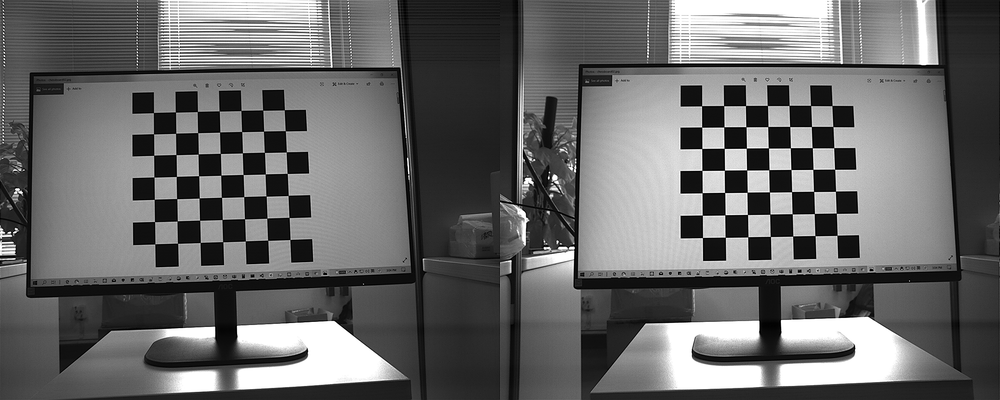
#> input picture stereoCalibration/image_origin/cam_org_0.PNG, 1000 x 400 px, shrunk from 2560 x 1024 before the run; its folder holds only this picture in this run
$ python image_divide.py
#> lines starting #> are read from the running program, lines starting #| are printed output that depends on the picture
""" 程序说明
@ jacob-srs
@ 20200222
@ 这个程序用来将整体图像左右分离
@ 由于保存的图像的特殊性--左右颠倒，将左半边图像存储到右镜头，右半边左镜头
@ 源图像-cam_org_#, 左半边图像-cam_right_#, 右半边图像-cam_left_#
"""


# pylint: disable=W0105  # 用来抑制 pyline 警告


import os
import sys
import glob
import cv2
import numpy as np


class Image_Dichotomy(object):
    """ 对 mindvision 原始图像进行左右分割 """
    ROOT_PATH = (
            # r"C:\Users\lijin\OneDrive\srs-backup-code\stereoCalibration"
            # r"C:\Users\THINKPAD\OneDrive\srs-backup-code-master\stereoCalibration"
            r"C:\Users\lijin\OneDrive\srs-backup-code\stereoCalibration"
        )

    def __init__(self):
        pass

    # [28 lines left out: function __test_read_and_show_image_orign, not called in this run]

    @ classmethod
    def __test_fetch_cam_org_path(cls):
        """ 私有方法
        读取cam_org_path并返回 """
        # ROOT_PATH = (
        #     # r"C:\Users\lijin\OneDrive\srs-backup-code\stereoCalibration"
        #     r"C:\Users\THINKPAD\OneDrive\GitSpace\srs-backup-code-master\srs-backup-code-master\stereoCalibration"
        # )
        IMAGE_ORG_PATH = (
            cls.ROOT_PATH
            + r"\image_origin"
        )
        cam_org_paths = glob.glob(
            IMAGE_ORG_PATH
            + r"\cam_org_*.PNG"
        )
        return cam_org_paths

    @ classmethod
    def __test_create_directory(cls):
        """私有方法
        在指定目录创建目标文件夹 """
        # ROOT_PATH = (
        #     # r"C:\Users\lijin\OneDrive\srs-backup-code\stereoCalibration"
        #     r"C:\Users\THINKPAD\OneDrive\GitSpace\srs-backup-code-master\srs-backup-code-master\stereoCalibration"
        # )
        """ 创建目录
        @ 单层 os.mkdir(path)
        @ 多层 os.makedirs(path) """
        try:
            os.mkdir(cls.ROOT_PATH + r"\image_dichotomy")
        except OSError:
            # os.rmdir(cls.ROOT_PATH + r"\image_dichotomy")  # 删除空目录
            # os.removedirs(cls.ROOT_PATH + r"\image_dichotomy\*")
            print("already exists")

    @ classmethod
    def __test_ascending_path(cls):
        """ 私有方法
        将cam_org路径按升序排列 """
        path_list = cls.__test_fetch_cam_org_path()
        # for path in path_list:
        #     print(path)
        # 定义一个可以对字符串list排序的嵌套函数
        def list_sort_ascending(_target_list):  # 使用一个下划线抑制 pylint:unused argument
            img_index = 0
            temp_list = []
            for path in path_list:
                img_index = path.split("\\")[-1].split(".")[-2].split("_")[-1]
                temp_list.insert(int(img_index), path)  # 在指定索引位置插入元素
            return temp_list
        # print("+-"*63)
        ascending_list = list_sort_ascending(path_list)
        # for path in ascending_list:
        #     print(path)
        return ascending_list

    # [16 lines left out: functions __test_image_info, test_functions, not called in this run]

    def this_create_directory(self):
        """ 实例方法调用类方法区 """
        self.__test_create_directory()

    def cam_org_bisect(self):
        """ 将cam_org图像左右均分，并更正分割后的图像的方向 """
        # 确定图像顺序
        ascending_path = self.__test_ascending_path()
        """ cam_org_bisect() inner test block """
        # 打印col/2数据
        def print_col_by_2(_col_info):
            bisect_pixel = int(_col_info / 2)
            print(bisect_pixel)

        # 显示图像
        # [20 lines left out: function show_image, not called in this run]
        """ cam_org_bisect() inner test block """
        self.this_create_directory()
        for cam_org_path_sort in ascending_path:
            img_index = cam_org_path_sort.split("\\")[-1].split(".")[-2].split("_")[-1]
            cam_org_sort = cv2.imread(cam_org_path_sort, cv2.IMREAD_UNCHANGED)
#> cam_org_sort is the input picture: shape (400, 1000, 3); min 0, max 255, mean 104.3
            if not cam_org_sort.data:  # 判断是否读取图像成功
                print("\n..cam_org_bisect()::Error loading image")
                sys.exit()
            bisect_pixel = int(cam_org_sort.shape[1] / 2)
#> bisect_pixel = 500
            cam_org_left = cam_org_sort[:, bisect_pixel:]
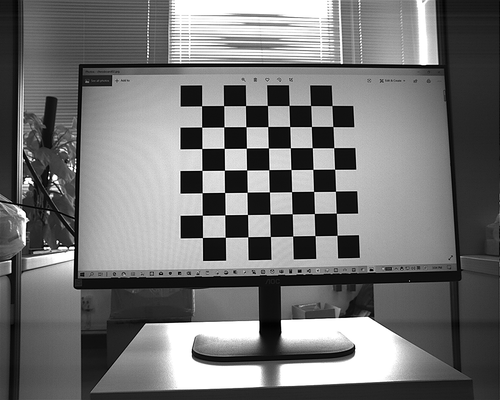
#> cam_org_left: shape (400, 500, 3); min 0, max 255, mean 115.2
            cam_org_right = cam_org_sort[:, :bisect_pixel]
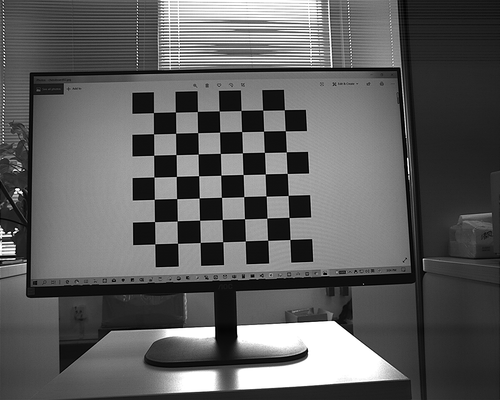
#> cam_org_right: shape (400, 500, 3); min 0, max 255, mean 93.4
            # show_image(
            #     "left", "right",
            #     cam_org_left, cam_org_right
            # )
            img_sequence_left_file = (
                self.ROOT_PATH
                + r"\image_dichotomy\cam_org_left_{0}.png".format(img_index),
            )
            img_sequence_right_file = (
                self.ROOT_PATH
                + r"\image_dichotomy\cam_org_right_{0}.png".format(img_index),
            )
            # [4 lines of commented-out code are left out]
            cv2.imwrite(
                self.ROOT_PATH
                + r"\image_dichotomy\cam_org_left_{0}.png".format(img_index),
                cam_org_left
            )
            cv2.imwrite(
                self.ROOT_PATH
                + r"\image_dichotomy\cam_org_right_{0}.png".format(img_index),
                cam_org_right
            )


if __name__ == "__main__":
    image_dichotomy = Image_Dichotomy()
    # image_dichotomy.test_functions()
    image_dichotomy.cam_org_bisect()

$ run again, on stereoCalibration/image_origin/cam_org_1.PNG
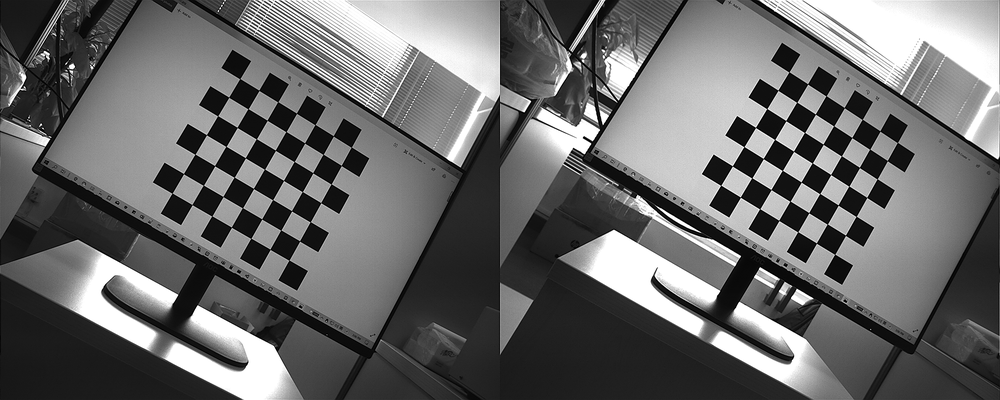
#> input picture stereoCalibration/image_origin/cam_org_1.PNG, 1000 x 400 px, shrunk from 2560 x 1024 before the run
#> in cam_org_bisect, cam_org_sort is the input picture: shape (400, 1000, 3); min 0, max 255, mean 106.1
#> in cam_org_bisect, `cam_org_left = cam_org_sort[:, bisect_pixel:]`:
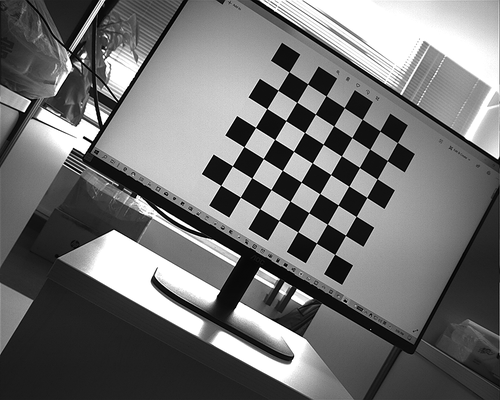
#> cam_org_left: shape (400, 500, 3); min 0, max 255, mean 113.3
#> in cam_org_bisect, `cam_org_right = cam_org_sort[:, :bisect_pixel]`:
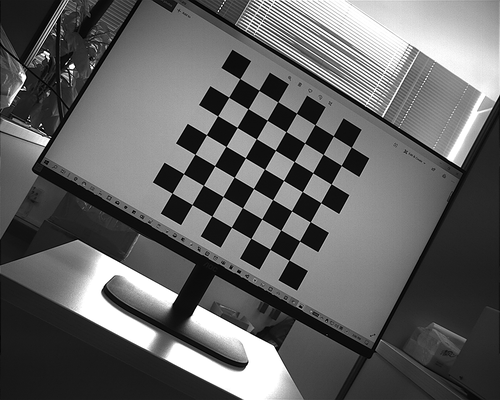
#> cam_org_right: shape (400, 500, 3); min 0, max 255, mean 98.9

$ run again, on stereoCalibration/image_origin/cam_org_10.PNG
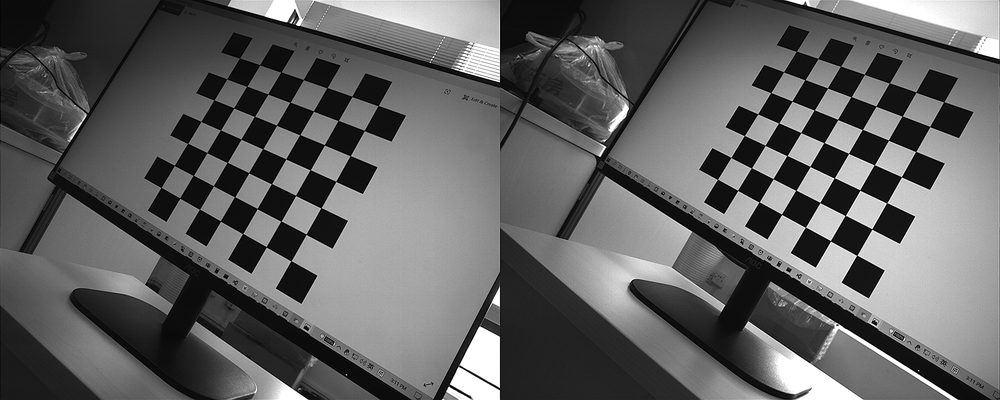
#> input picture stereoCalibration/image_origin/cam_org_10.PNG, 1000 x 400 px, shrunk from 2560 x 1024 before the run
#> in cam_org_bisect, cam_org_sort is the input picture: shape (400, 1000, 3); min 0, max 255, mean 97.5
#> in cam_org_bisect, `cam_org_left = cam_org_sort[:, bisect_pixel:]`:
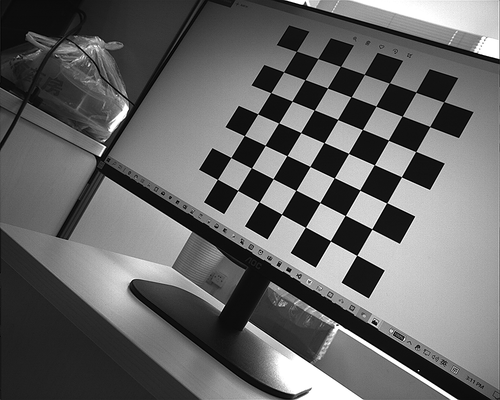
#> cam_org_left: shape (400, 500, 3); min 0, max 255, mean 102.1
#> in cam_org_bisect, `cam_org_right = cam_org_sort[:, :bisect_pixel]`:
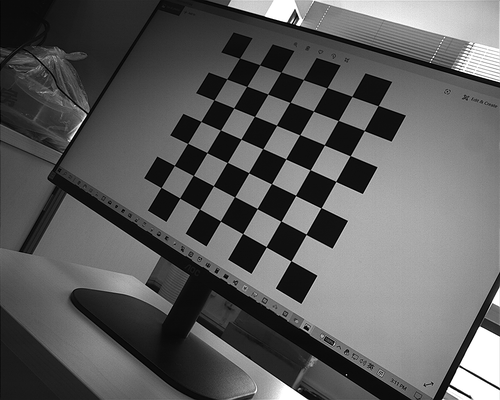
#> cam_org_right: shape (400, 500, 3); min 0, max 255, mean 93
